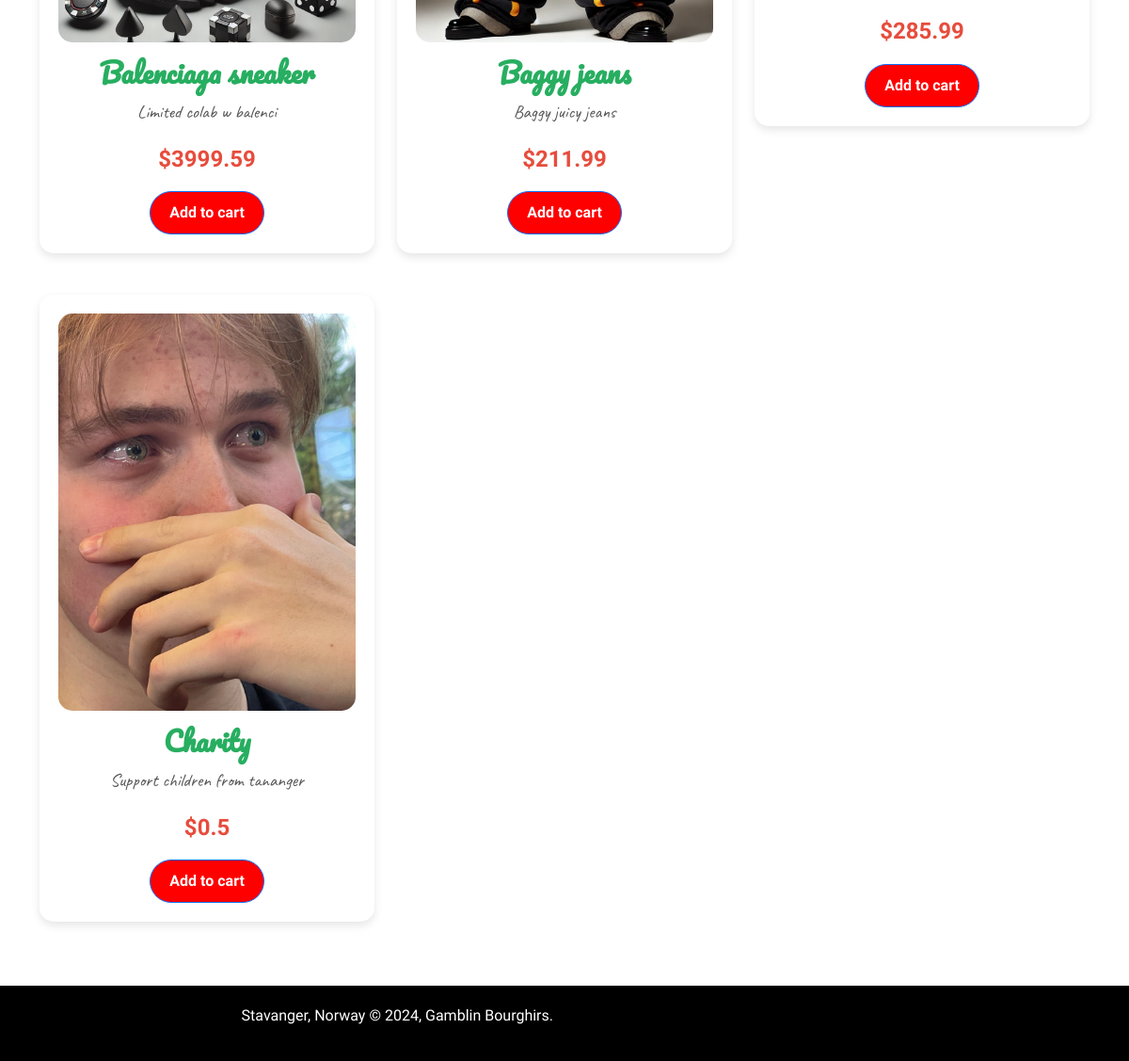
Before: / (lower part) with the older database file.
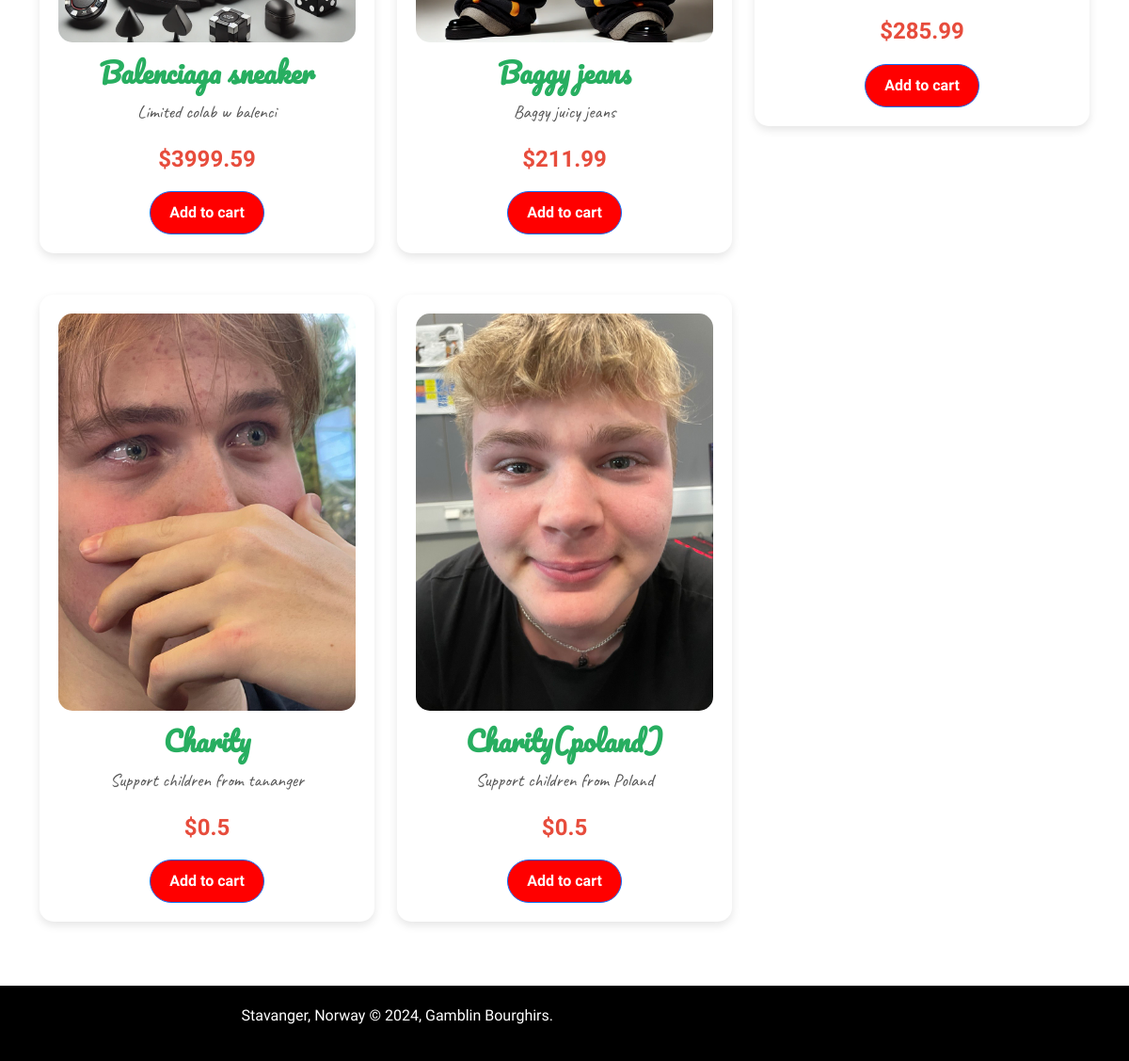
After: the same page with the newer database file.
### tables this page shows
CREATE TABLE products (
    id INTEGER PRIMARY KEY AUTOINCREMENT,
    name TEXT NOT NULL,
    description TEXT,
    price REAL NOT NULL,
    image_url TEXT
);

### app.py (the view)
@app.route('/')
def index():
    conn = get_db_connection()
    products = conn.execute('SELECT * FROM products').fetchall()
    conn.close()
    return render_template('index.html', products=products)

### app.py (called while the page is built)
def get_db_connection():
    conn = sqlite3.connect("products.db")
    conn.row_factory = sqlite3.Row
    return conn

@app.before_request
def init_cart():
    if 'cart' not in session:
        session['cart'] = []

### templates/index.html (shortened to what this page needs)
<!DOCTYPE html>
<html lang="en">
<head>
    <link href="https://cdn.jsdelivr.net/npm/bootstrap@5.3.0-alpha1/dist/css/bootstrap.min.css" rel="stylesheet">
    <link rel="stylesheet" href="{{ url_for('static', filename='styles.css') }}">
</head>
<body>
    <div class="burger-background">
    </div>
    <div class="container py-5">
        <div class="row g-4">
            {% for product in products %}
            <div class="col-md-4">
                <div class="product">
                    <img src="{{ product['image_url'] }}" alt="{{ product['name'] }}">
                    <h2>{{ product['name'] }}</h2>
                    <p>{{ product['description'] }}</p>
                    <p class="price">${{ product['price'] }}</p>
                    <button class="btn btn-primary btn-add-to-cart" data-id="{{ product['id'] }}" data-name="{{ product['name'] }}" data-price="{{ product['price'] }}">Add to cart</button>
                </div>
            </div>
            {% endfor %}
        </div>
    </div>
    <footer class="footer">
        <div class="container">
            <div class="row">
                <div class="col-md-6 text-md-end">
                    <p>Stavanger, Norway © 2024, Gamblin Bourghirs.</p>
                </div>
            </div>
        </div>
    </footer>
</body>
</html>

### static/styles.css (style rules this page uses)
body { font-family: 'Fredoka One', sans-serif; background-color: #ffffff; margin: 0; padding: 0; color: #333; }
.product { text-align: center; background: #fff; border-radius: 15px; box-shadow: 0 4px 10px rgba(0, 0, 0, 0.1); padding: 20px; transition: transform 0.3s ease, box-shadow 0.3s ease; font-family: 'Fredoka One', sans-serif; margin-bottom: 20px; }
.product img { max-width: 100%; height: auto; margin-bottom: 15px; border-radius: 15px; }
.product h2 { font-family: 'Pacifico', cursive; font-size: 1.8rem; font-weight: 700; margin-bottom: 10px; color: #27ae60; }
.product p { font-family: 'Caveat', cursive; font-size: 1.2rem; color: #555; margin-bottom: 15px; line-height: 1.6; }
.product .price { font-family: 'Fredoka One', sans-serif; font-size: 1.5rem; font-weight: bold; color: #e74c3c; margin-bottom: 15px; }
footer { text-align: center; background: #000000; color: #fff; padding: 20px 0; font-family: 'Fredoka One', sans-serif; font-size: 1rem; bottom: 0; }
.btn { font-family: 'Fredoka One', sans-serif; font-size: 1rem; border-radius: 50px; background-color: #ff0000; color: #fff; font-weight: bold; padding: 10px 20px; transition: background-color 0.3s ease; }
.burger-background { position: fixed; top: 0; left: 0; width: 100%; height: 100%; overflow: hidden; z-index: -1; }

Changed rows visible on the page:
added products: image_url (picture), name "Charity(poland)", description "Support children from Poland", price "0.5"
